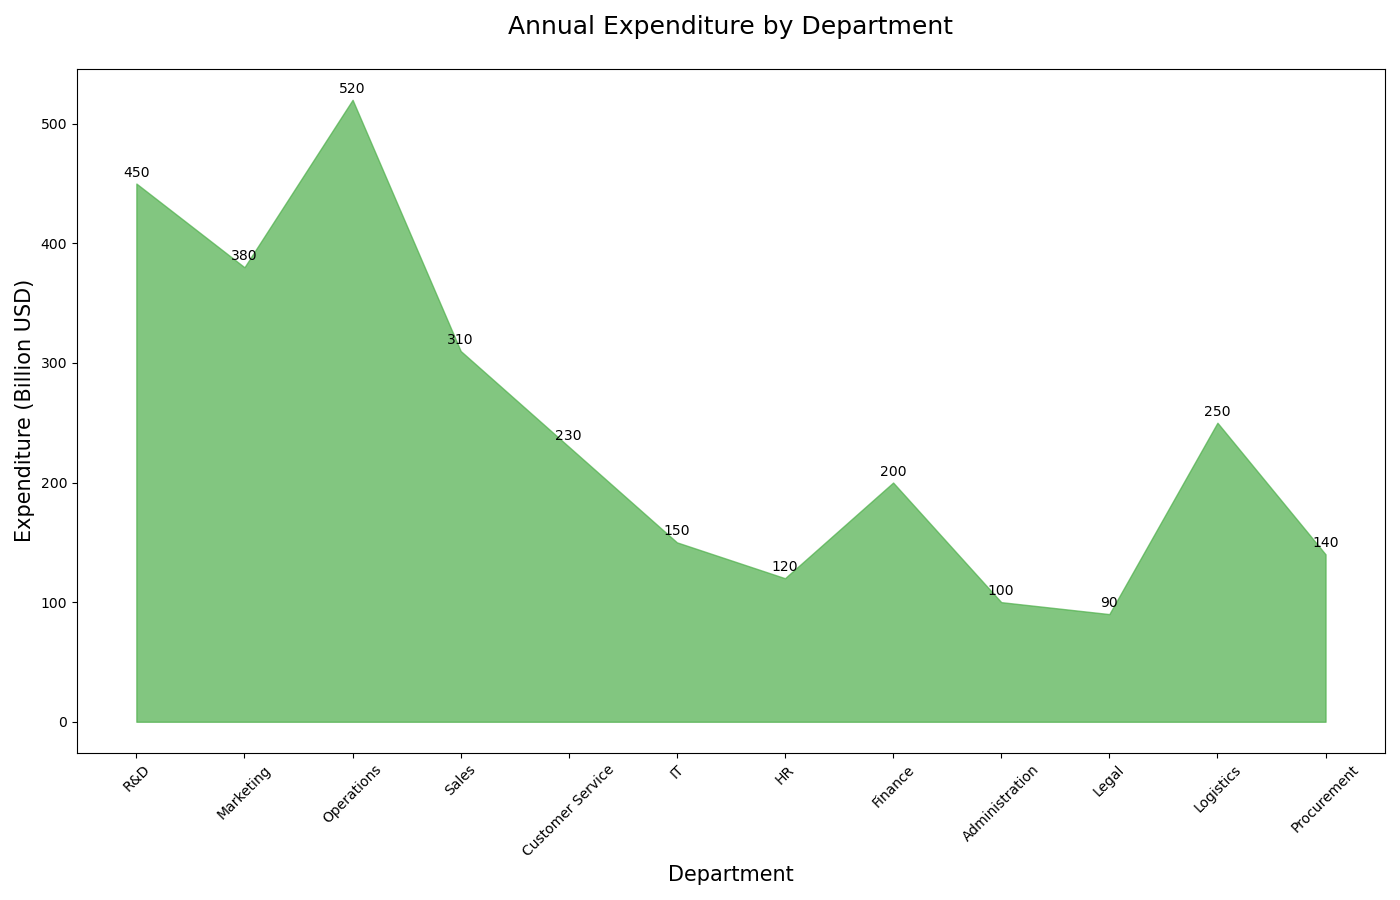

Source code (Python):
import matplotlib.pyplot as plt
import pandas as pd

# Data
data = {
    "Category": ["R&D", "Marketing", "Operations", "Sales", "Customer Service", "IT", "HR", "Finance", "Administration", "Legal", "Logistics", "Procurement"],
    "Expenditure (Billion USD)": [450, 380, 520, 310, 230, 150, 120, 200, 100, 90, 250, 140]
}

# Create DataFrame
df = pd.DataFrame(data)

# Plot
fig, ax = plt.subplots(figsize=(14, 9))

# Area chart
ax.fill_between(df['Category'], df['Expenditure (Billion USD)'], color='#4daf4a', alpha=0.7)

# Titles and labels
ax.set_title('Annual Expenditure by Department', fontsize=18, pad=25)
ax.set_xlabel('Department', fontsize=15)
ax.set_ylabel('Expenditure (Billion USD)', fontsize=15)

# Annotations
for i, txt in enumerate(df['Expenditure (Billion USD)']):
    ax.annotate(txt, (df['Category'][i], df['Expenditure (Billion USD)'][i]), textcoords="offset points", xytext=(0,5), ha='center')

# Display the plot
plt.xticks(rotation=45)
plt.tight_layout()
plt.show()
